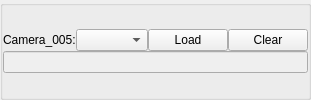
                          <widget class="QGroupBox" name="camera_index_groupBox_5">
                           <property name="title">
                            <string/>
                           </property>
                           <layout class="QGridLayout" name="gridLayout_7">
                            <property name="leftMargin">
                             <number>0</number>
                            </property>
                            <property name="topMargin">
                             <number>0</number>
                            </property>
                            <property name="rightMargin">
                             <number>0</number>
                            </property>
                            <property name="bottomMargin">
                             <number>0</number>
                            </property>
                            <property name="spacing">
                             <number>0</number>
                            </property>
                            <item row="0" column="0">
                             <layout class="QVBoxLayout" name="verticalLayout_9">
                              <item>
                               <layout class="QHBoxLayout" name="horizontalLayout_13" stretch="0,1,0,0">
                                <item>
                                 <widget class="QLabel" name="camera_index_label_5">
                                  <property name="text">
                                   <string>Camera_005:</string>
                                  </property>
                                 </widget>
                                </item>
                                <item>
                                 <widget class="QComboBox" name="camera_index_comboBox_5"/>
                                </item>
                                <item>
                                 <widget class="QPushButton" name="camera_index_pushButton_5">
                                  <property name="text">
                                   <string>Load</string>
                                  </property>
                                 </widget>
                                </item>
                                <item>
                                 <widget class="QPushButton" name="camera_index_clear_pushButton_5">
                                  <property name="text">
                                   <string>Clear</string>
                                  </property>
                                 </widget>
                                </item>
                               </layout>
                              </item>
                              <item>
                               <layout class="QHBoxLayout" name="horizontalLayout_14">
                                <item>
                                 <widget class="QLineEdit" name="camera_index_lineEdit_5">
                                  <property name="enabled">
                                   <bool>false</bool>
                                  </property>
                                 </widget>
                                </item>
                               </layout>
                              </item>
                             </layout>
                            </item>
                           </layout>
                          </widget>
